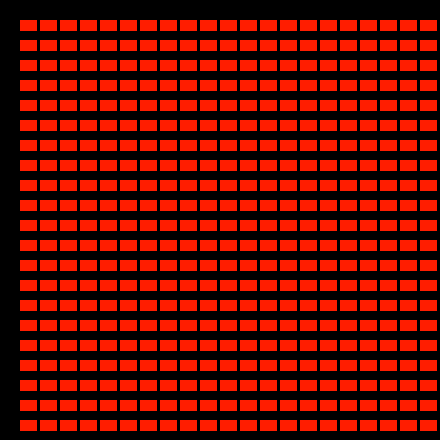
Frame 1 (no input)
Frame 60 (the mouse pressed at the canvas centre just before this capture): identical to frame 1, image omitted
Frame 120 (the mouse held since frame 60 and released just before this capture): identical to frame 1, image omitted

The Processing sketch that drew this single still picture (run headless with seeded random() and noise(); from frame 60 on, the mouse is pressed at the canvas centre):

// Processing sketch: processing_5932
// ── processing_5932.pde

/**
 * no way back
 * drehende striche mit Farbwechsel
 * an- und ausschalten mit Mausklick
 *
 */
  
int numBalls = 22;
int switch1 = 0;
float rad = 440/numBalls;
float hrad = rad / 2;
float focus = 100;

PFont fontA;

Ball[] balls = new Ball[numBalls*numBalls];

void setup() 
{
  size(440, 440);
  noStroke();
  smooth();
  colorMode(HSB, 255);
  for (int i = 0; i < numBalls; i++) {
    for (int j = 0; j < numBalls; j++)
    {
    balls[numBalls*i+j] = new Ball(i*rad+hrad,j*rad+hrad, rad, i, 1, balls);
    }
  }
}

void draw() 
{
  background(0);
  for (int i = 0; i < numBalls; i++) {
    for (int j = 0; j < numBalls; j++)
    {
    balls[numBalls*i+j].change_st();
    balls[numBalls*i+j].display();   
    }
  }
}

class Ball {
  float x, y;
  float rad01;
  float vx = random (1);
  float vy = random (1);
  float winkel = 0;
  int id;
  Ball[] others;
 
  Ball(float xin, float yin, float din, int idin, float winkelin, Ball[] oin) {
    x = xin;
    y = yin;
    rad01 = din;
    id = idin;
    others = oin;
    winkel = winkelin;
    
  } 
  
  void change_st() {
    if (switch1 == 1 )
    {
    if (abs(x - mouseX) < focus & abs(y - mouseY) < focus) {
      winkel = (winkel + .1);
    }
    }
  }

       
    void display() {
    fill(winkel*5%255,255,255);
    stroke (winkel*5%255,255,255);
    rect(x+rad01/2,y+rad01/2,rad01*sin(winkel),rad01*cos(winkel));
  
    }
}

void mouseClicked() {
  if(switch1 == 0) {
    switch1 = 1;
  } else {
    switch1 = 0;
  }
}
